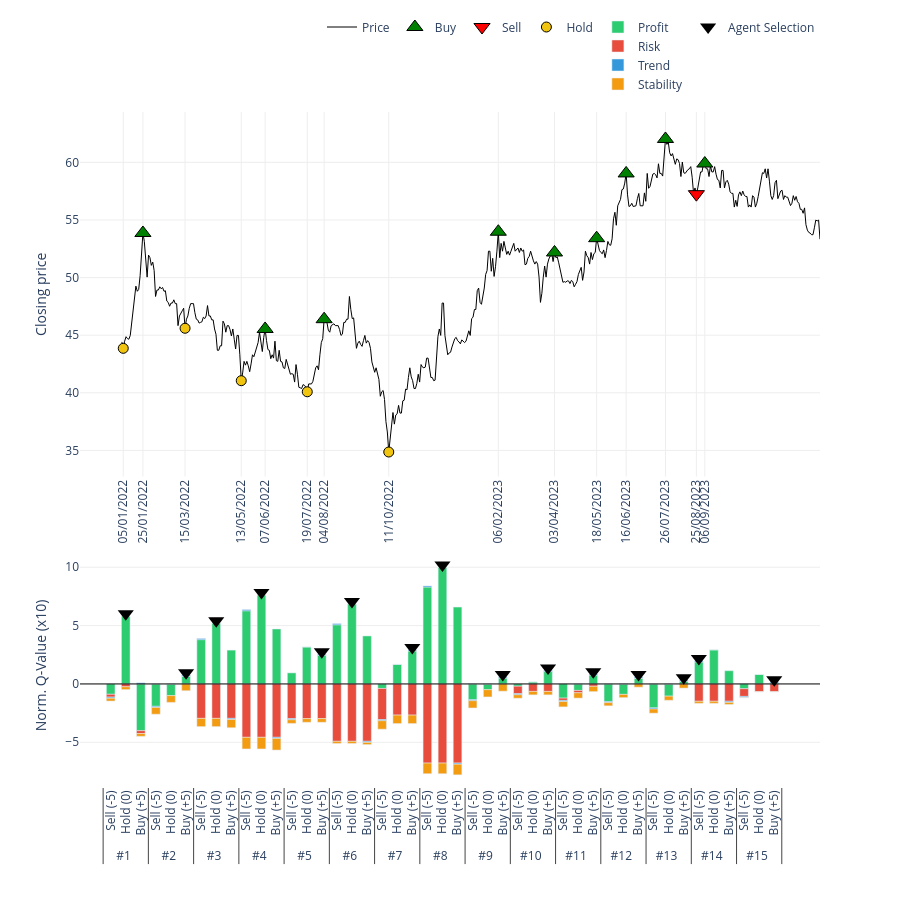

Notebook source saved alongside this figure:
### Code cell
# 2. Gọi hàm vẽ (Truyền đúng tên biến vào)
plot_agent_reasoning_minimalist(
    ticker='VCB',                    # Tên mã cổ phiếu hiển thị trên tiêu đề
    df_price=df_processed_test_VCB,  # Dữ liệu giá
    actions=actions_VCB,             # Hành động thực tế
    q_history=q_values_history_VCB,      # Lịch sử Q-value (Input quan trọng)
    critical_indices=index_list_VCB,     # Danh sách các điểm cần vẽ
    scale=10                       # Thang đo hiển thị (để cột cao khoảng 50 đơn vị cho đẹp)
)

### Figure 1 — Plotly figure (JSON) as saved in the notebook; plotly's stock layout.template omitted (floating-point values rounded to 4 significant figures; data arrays with more than 128 entries replaced by an {"elided": "..."} marker saying what was removed)
{"data": [{"hoverinfo": "x+y", "line": {"color": "black", "width": 1}, "mode": "lines", "name": "Price", "type": "scatter", "x": {"elided": "498 str values"}, "xaxis": "x", "y": {"elided": "498 float values"}, "yaxis": "y"}, {"marker": {"color": "green", "line": {"color": "black", "width": 1}, "size": 14, "symbol": "triangle-up"}, "mode": "markers", "name": "Buy", "type": "scatter", "x": ["25/01/2022", "07/06/2022", "04/08/2022", "06/02/2023", "03/04/2023", "18/05/2023", "16/06/2023", "26/07/2023", "06/09/2023"], "xaxis": "x", "y": [53.87, 45.54, 46.39, 53.98, 52.18, 53.42, 59.04, 62.03, 59.9], "yaxis": "y"}, {"marker": {"color": "red", "line": {"color": "black", "width": 1}, "size": 14, "symbol": "triangle-down"}, "mode": "markers", "name": "Sell", "type": "scatter", "x": ["25/08/2023"], "xaxis": "x", "y": [57.24], "yaxis": "y"}, {"marker": {"color": "#f1c40f", "line": {"color": "black", "width": 1}, "size": 10, "symbol": "circle"}, "mode": "markers", "name": "Hold", "type": "scatter", "x": ["05/01/2022", "15/03/2022", "13/05/2022", "19/07/2022", "11/10/2022"], "xaxis": "x", "y": [43.86, 45.6, 41.05, 40.09, 34.86], "yaxis": "y"}, {"legendgroup": "comp", "marker": {"color": "#2ecc71"}, "name": "Profit", "type": "bar", "x": [["#1", "#1", "#1", "#2", "#2", "#2", "#3", "#3", "#3", "#4", "#4", "#4", "#5", "#5", "#5", "#6", "#6", "#6", "#7", "#7", "#7", "#8", "#8", "#8", "#9", "#9", "#9", "#10", "#10", "#10", "#11", "#11", "#11", "#12", "#12", "#12", "#13", "#13", "#13", "#14", "#14", "#14", "#15", "#15", "#15"], ["Sell (-5)", "Hold (0)", "Buy (+5)", "Sell (-5)", "Hold (0)", "Buy (+5)", "Sell (-5)", "Hold (0)", "Buy (+5)", "Sell (-5)", "Hold (0)", "Buy (+5)", "Sell (-5)", "Hold (0)", "Buy (+5)", "Sell (-5)", "Hold (0)", "Buy (+5)", "Sell (-5)", "Hold (0)", "Buy (+5)", "Sell (-5)", "Hold (0)", "Buy (+5)", "Sell (-5)", "Hold (0)", "Buy (+5)", "Sell (-5)", "Hold (0)", "Buy (+5)", "Sell (-5)", "Hold (0)", "Buy (+5)", "Sell (-5)", "Hold (0)", "Buy (+5)", "Sell (-5)", "Hold (0)", "Buy (+5)", "Sell (-5)", "Hold (0)", "Buy (+5)", "Sell (-5)", "Hold (0)", "Buy (+5)"]], "xaxis": "x2", "y": [-0.8868, 5.824, -4.005, -1.918, -1.001, 0.6698, 3.796, 5.216, 2.898, 6.271, 7.629, 4.71, 0.9469, 3.169, 2.452, 5.071, 6.864, 4.111, -0.3876, 1.678, 2.821, 8.301, 10, 6.589, -1.342, -0.4934, 0.521, -0.1918, 0.1744, 1.062, -1.213, -0.5578, 0.7549, -1.502, -0.8948, 0.5075, -2.052, -1.045, 0.2285, 1.885, 2.922, 1.132, -0.4097, 0.813, 0.06944], "yaxis": "y2"}, {"legendgroup": "comp", "marker": {"color": "#e74c3c"}, "name": "Risk", "type": "bar", "x": [["#1", "#1", "#1", "#2", "#2", "#2", "#3", "#3", "#3", "#4", "#4", "#4", "#5", "#5", "#5", "#6", "#6", "#6", "#7", "#7", "#7", "#8", "#8", "#8", "#9", "#9", "#9", "#10", "#10", "#10", "#11", "#11", "#11", "#12", "#12", "#12", "#13", "#13", "#13", "#14", "#14", "#14", "#15", "#15", "#15"], ["Sell (-5)", "Hold (0)", "Buy (+5)", "Sell (-5)", "Hold (0)", "Buy (+5)", "Sell (-5)", "Hold (0)", "Buy (+5)", "Sell (-5)", "Hold (0)", "Buy (+5)", "Sell (-5)", "Hold (0)", "Buy (+5)", "Sell (-5)", "Hold (0)", "Buy (+5)", "Sell (-5)", "Hold (0)", "Buy (+5)", "Sell (-5)", "Hold (0)", "Buy (+5)", "Sell (-5)", "Hold (0)", "Buy (+5)", "Sell (-5)", "Hold (0)", "Buy (+5)", "Sell (-5)", "Hold (0)", "Buy (+5)", "Sell (-5)", "Hold (0)", "Buy (+5)", "Sell (-5)", "Hold (0)", "Buy (+5)", "Sell (-5)", "Hold (0)", "Buy (+5)", "Sell (-5)", "Hold (0)", "Buy (+5)"]], "xaxis": "x2", "y": [-0.2422, -0.2422, -0.2422, 0, 0, 0, -2.95, -2.95, -2.95, -4.572, -4.572, -4.572, -2.971, -2.971, -2.971, -4.915, -4.915, -4.915, -2.668, -2.668, -2.668, -6.78, -6.78, -6.78, 0, 0, 0, -0.6407, -0.6407, -0.6407, -0.1993, -0.1993, -0.1993, 0, 0, 0, 0, 0, 0, -1.484, -1.484, -1.484, -0.6597, -0.6597, -0.6597], "yaxis": "y2"}, {"legendgroup": "comp", "marker": {"color": "#3498db"}, "name": "Trend", "type": "bar", "x": [["#1", "#1", "#1", "#2", "#2", "#2", "#3", "#3", "#3", "#4", "#4", "#4", "#5", "#5", "#5", "#6", "#6", "#6", "#7", "#7", "#7", "#8", "#8", "#8", "#9", "#9", "#9", "#10", "#10", "#10", "#11", "#11", "#11", "#12", "#12", "#12", "#13", "#13", "#13", "#14", "#14", "#14", "#15", "#15", "#15"], ["Sell (-5)", "Hold (0)", "Buy (+5)", "Sell (-5)", "Hold (0)", "Buy (+5)", "Sell (-5)", "Hold (0)", "Buy (+5)", "Sell (-5)", "Hold (0)", "Buy (+5)", "Sell (-5)", "Hold (0)", "Buy (+5)", "Sell (-5)", "Hold (0)", "Buy (+5)", "Sell (-5)", "Hold (0)", "Buy (+5)", "Sell (-5)", "Hold (0)", "Buy (+5)", "Sell (-5)", "Hold (0)", "Buy (+5)", "Sell (-5)", "Hold (0)", "Buy (+5)", "Sell (-5)", "Hold (0)", "Buy (+5)", "Sell (-5)", "Hold (0)", "Buy (+5)", "Sell (-5)", "Hold (0)", "Buy (+5)", "Sell (-5)", "Hold (0)", "Buy (+5)", "Sell (-5)", "Hold (0)", "Buy (+5)"]], "xaxis": "x2", "y": [-0.09606, 0, 0.09606, -0.09606, 0, 0.09606, 0.09606, 0, -0.09606, 0.09606, 0, -0.09606, -0.09606, 0, 0.09606, 0.09606, 0, -0.09606, -0.09606, 0, 0.09606, 0.09606, 0, -0.09606, -0.09606, 0, 0.09606, -0.09606, 0, 0.09606, -0.09606, 0, 0.09606, -0.09606, 0, 0.09606, -0.09606, 0, 0.09606, 0.09606, 0, -0.09606, -0.09606, 0, 0.09606], "yaxis": "y2"}, {"legendgroup": "comp", "marker": {"color": "#f39c12"}, "name": "Stability", "type": "bar", "x": [["#1", "#1", "#1", "#2", "#2", "#2", "#3", "#3", "#3", "#4", "#4", "#4", "#5", "#5", "#5", "#6", "#6", "#6", "#7", "#7", "#7", "#8", "#8", "#8", "#9", "#9", "#9", "#10", "#10", "#10", "#11", "#11", "#11", "#12", "#12", "#12", "#13", "#13", "#13", "#14", "#14", "#14", "#15", "#15", "#15"], ["Sell (-5)", "Hold (0)", "Buy (+5)", "Sell (-5)", "Hold (0)", "Buy (+5)", "Sell (-5)", "Hold (0)", "Buy (+5)", "Sell (-5)", "Hold (0)", "Buy (+5)", "Sell (-5)", "Hold (0)", "Buy (+5)", "Sell (-5)", "Hold (0)", "Buy (+5)", "Sell (-5)", "Hold (0)", "Buy (+5)", "Sell (-5)", "Hold (0)", "Buy (+5)", "Sell (-5)", "Hold (0)", "Buy (+5)", "Sell (-5)", "Hold (0)", "Buy (+5)", "Sell (-5)", "Hold (0)", "Buy (+5)", "Sell (-5)", "Hold (0)", "Buy (+5)", "Sell (-5)", "Hold (0)", "Buy (+5)", "Sell (-5)", "Hold (0)", "Buy (+5)", "Sell (-5)", "Hold (0)", "Buy (+5)"]], "xaxis": "x2", "y": [-0.2422, -0.2422, -0.2422, -0.5805, -0.5805, -0.5805, -0.7062, -0.7062, -0.7062, -0.9984, -0.9984, -0.9984, -0.313, -0.313, -0.313, -0.1851, -0.1851, -0.1851, -0.7264, -0.7264, -0.7264, -0.9134, -0.9134, -0.9134, -0.621, -0.621, -0.621, -0.2954, -0.2954, -0.2954, -0.4566, -0.4566, -0.4566, -0.2773, -0.2773, -0.2773, -0.3565, -0.3565, -0.3565, -0.1796, -0.1796, -0.1796, -0.02248, -0.02248, -0.02248], "yaxis": "y2"}, {"marker": {"color": "black", "size": 14, "symbol": "triangle-down"}, "mode": "markers", "name": "Agent Selection", "showlegend": true, "type": "scatter", "x": [["#1", "#2", "#3", "#4", "#5", "#6", "#7", "#8", "#9", "#10", "#11", "#12", "#13", "#14", "#15"], ["Hold (0)", "Buy (+5)", "Hold (0)", "Hold (0)", "Buy (+5)", "Hold (0)", "Buy (+5)", "Hold (0)", "Buy (+5)", "Buy (+5)", "Buy (+5)", "Buy (+5)", "Buy (+5)", "Sell (-5)", "Buy (+5)"]], "xaxis": "x2", "y": [6.024, 0.9659, 5.416, 7.829, 2.748, 7.064, 3.117, 10.2, 0.8171, 1.358, 1.051, 0.8036, 0.5245, 2.181, 0.3655], "yaxis": "y2"}], "layout": {"bargap": 0.4, "bargroupgap": 0.05, "barmode": "relative", "height": 900, "legend": {"orientation": "h", "x": 1, "xanchor": "right", "y": 1.02, "yanchor": "bottom"}, "plot_bgcolor": "white", "shapes": [{"line": {"color": "black", "dash": "solid", "width": 1}, "type": "line", "x0": 0, "x1": 1, "xref": "x2 domain", "y0": 0, "y1": 0, "yref": "y2"}], "showlegend": true, "xaxis": {"anchor": "y", "domain": [0, 1], "gridcolor": "#eee", "rangeslider": {"visible": false}, "showgrid": true, "tickangle": -90, "tickmode": "array", "ticktext": ["05/01/2022", "25/01/2022", "15/03/2022", "13/05/2022", "07/06/2022", "19/07/2022", "04/08/2022", "11/10/2022", "06/02/2023", "03/04/2023", "18/05/2023", "16/06/2023", "26/07/2023", "25/08/2023", "06/09/2023"], "tickvals": ["05/01/2022", "25/01/2022", "15/03/2022", "13/05/2022", "07/06/2022", "19/07/2022", "04/08/2022", "11/10/2022", "06/02/2023", "03/04/2023", "18/05/2023", "16/06/2023", "26/07/2023", "25/08/2023", "06/09/2023"]}, "xaxis2": {"anchor": "y2", "domain": [0, 1], "showticklabels": true, "tickangle": -90, "title": {"text": ""}, "type": "multicategory"}, "yaxis": {"anchor": "x", "domain": [0.46, 1], "gridcolor": "#eee", "showgrid": true, "title": {"text": "Closing price"}}, "yaxis2": {"anchor": "x2", "domain": [0, 0.36], "gridcolor": "#eee", "showgrid": true, "title": {"text": "Norm. Q-Value (x10)"}}}}
